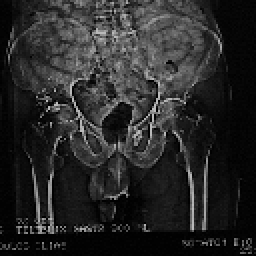
%> input picture Image Analysis and Artificial Vision/image processing assignments (x-ray)/askisi1_ImProc/ImageProcAndAnalysis1/imgProcAndAnalysis_nbegetis_piv0111/images/Pelvis.bmp, 128 x 128 px (shown 2 times larger)
$ octave --eval "imageHistogram;"   (GNU Octave 9; MATLAB toolbox functions it lacks are replaced by stand-ins)
%> lines starting %> are read from the running program, lines starting %| are printed output that depends on the picture
%%%%%%%%%%%%%%%%%%%%%%%%%%%%%%%%%%%%%%%%%%%%%%%%%%%%%%%%%%%%%%%%%%%%%%%%%%%
%% Author: Begetis Nikolaos - Postgraduate Student - Bioinformatics, ITMB
%% Supervisor: Cavouras Dionisis - Professor - ITMB
%% Course: Image Processing and Analysis
%% Function: This function intitially uses all the previous task's
%% normalization and scalling to the initial image. Then it constructs a
%% 20x20 pixels ROI at the center of the image and subsequently it
%% calculates the mean value and the standared deviation by using our own
%% functions and then by verifying them with the matlab's respective
%% functions. Finally it draws an histogram of both the original and the
%% scaled image. The histogram contains in the y-axis the number of the
%% pixel and in the x-axis the gray-value.
%% Filename: imageHistogram.m
%%%%%%%%%%%%%%%%%%%%%%%%%%%%%%%%%%%%%%%%%%%%%%%%%%%%%%%%%%%%%%%%%%%%%%%%%%%

function []=imageHistogram()
clear all;close all;clc;


A=imread('./images/Pelvis.bmp');    % another image file can also be used
%> A is the input picture: size 128x128 uint8; min 1, max 186, mean 40
A=double(A);
%> A: size 128x128 double
x=size(A,1);y=size(A,2);
%> after `x=size(A,1)`: x = 128
%> after `y=size(A,2)`: y = 128


% *** task 1 ***
% expand image to (interval_min - interval_max)

% interval min and max initialization
interval_min=-1;interval_max=-1;

% check controls to get the correct values for the interval min and max
while interval_min < 0 || interval_min > 255
    interval_min = input('Give interval min interval value:  ');
end;
%> this loop made 1 pass; the answer given on pass 1: 3
while (interval_max < 0 || interval_max > 255) || interval_min > interval_max
    interval_max = input('Give interval max interval value:  ');
end;

max_A=max(max(A));  % maximum element (gray value) of original image A
%> max_A = 186
min_A=min(min(A));  % minimum element (gray value) of original image A
%> min_A = 1


for i=1:x
    for j=1:y
        val=A(i,j);   % val takes the real ('double') values of A(i,j)
        tone_ival=(((val-min_A)/(max_A-min_A))*(interval_max-interval_min))+interval_min;
            % the final addition is done because we want the variation to begin
            % from the min value of the interval and not from 1.
            % e.g. 200 - 250 is an interval in lighted region. We want our
            % scalled output to be found between 50 scales and we also want
            % them to begin from 200, not from 1, to be illuminated (not darkened).

            % B represents the normalized image set by tone_ival
            % tone_ival takes for every pixel of the initial image
            % a normalized value in the interval set by the user, beginning
            % from the min limit of the interval
        B(i,j)=tone_ival;
    end;
end;
%> B: size 128x128 double; every value is 3
max_B=max(max(B));min_B=min(min(B));
%> after `max_B=max(max(B))`: max_B = 3
%> after `min_B=min(min(B))`: min_B = 3
[min_A max_A min_B max_B]
%> ans = [1 186 3 3]
% %========= PLOT IMAGES =====================
colormap('gray');
figure
subplot(2,2,1);imagesc(A, [0 255] );xlabel('Original Image Plot');
axis equal;axis([1 size(A,2) 1 size(A,1)]);

subplot(2,2,2);imagesc(B, [0 255]);xlabel('Scalled Image Plot');
axis equal;axis([1 size(B,2) 1 size(B,1)]);

% end of *** task 1 ***

% *** task 2 ***

x_dist = 20;
y_dist = 20;

% set the ROI on the new image that we scalled earlier -matrix B-
colormap('gray');
figure              % creates a new figure object to be displayed in a new
                    % window for the image below, and not overwrite the
                    % previous
new_img=B;
imagesc(new_img);   % display B matrix as an image, from whose center we will extract roi 20x20
colormap('gray');

[img_width img_height]=size(new_img);   % get dimensions of new_img
%> img_width = 128; img_height = 128
width=img_width/2;      % get the width where center is found
%> width = 64
height=img_height/2;    % get the height where center is found
%> height = 64

% set in 'roi' matrix the default values taken from a 20x20 rectangle in
% the center of the scaled image
for i=1:x_dist
    for j=1:y_dist
        roi(i,j) = new_img(width-10+i, height-10+j);
    end;
end;

figure
imagesc(roi);   % display roi 20x20 of B image's center
colormap('gray');


sum=0;  % initialization of the variable we are going to use for finding Mean and Standard Deviation

for i=1:x_dist
    for j=1:y_dist
        sum=sum+roi(i,j);   % find the sum of all pixels in the rectangle in order to find the mean value
    end
end
%> after the loop, sum = 1200
dimensions=x_dist*y_dist;
myMean=sum/dimensions     % my Mean: finds the mean value of roi values
%> myMean = 3
matlabMean=mean(roi(:))   % MatLab Mean: default function for finding the mean value. We use it to verify 'myMean'
%> matlabMean = 3

sum=0;
for i=1:x_dist
    for j=1:y_dist
        d=roi(i,j)-myMean;  % find difference of each cell with the 'mean' value
        sum=sum+(d*d);      % find the square value and add all these values for all cells of roi
    end
end
%> after the loop, sum = 0
myStandardDeviation=sqrt(sum/(dimensions-1))    % my Standard Deviation: the st.dev. equals the foreword
%> myStandardDeviation = 0
matlabStandardDeviation=std(roi(:))             % MatLab Standard Deviation: in order to verify the above
%> matlabStandardDeviation = 0

% *** end of task 2 ***


% *** task 3 ***

figure;      % creates a new figure object to be displayed in a new
             % window for the image below, and not overwrite the
             % previous
subplot(2,2,1);imagesc(A, [0 255]);xlabel('Original Image');
axis equal;axis([1 size(A,2) 1 size(A,1)]);
subplot(2,2,2);imagesc(B, [0 255]);xlabel('Scaled Image');
axis equal;axis([1 size(B,2) 1 size(B,1)]);
colormap('gray');

round(A);
round(B);
figure;      % creates a new figure object for the original image histogram
x = 1:1:256;  % x takes all the gray values from 1 to 256 with accession
              % number +1 of the original image. We could also set the
              % limits of the A region to make a histogram

% reshape image A to alter the two axes x-axis and y-axis
reshape_A = reshape(A, size(A,1)*size(A,2), 1);

% original image histogram plotting (x-axis=grey values, y-axis=number of
% pixels)
hist(reshape_A, x);
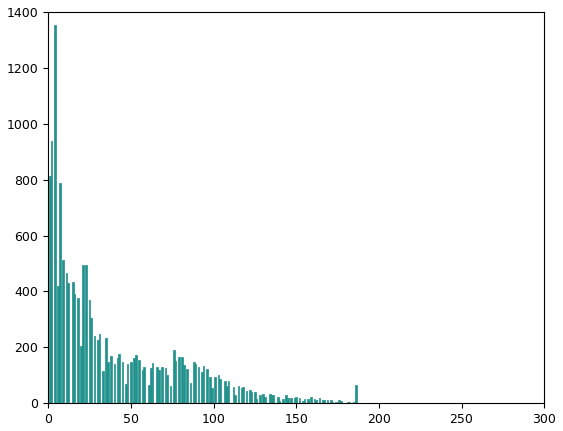
%> figure redrawn from the program's plot data; tallest bar 1355 high, from x = 3.5 to 4.5
%> `imageHistogram;`:
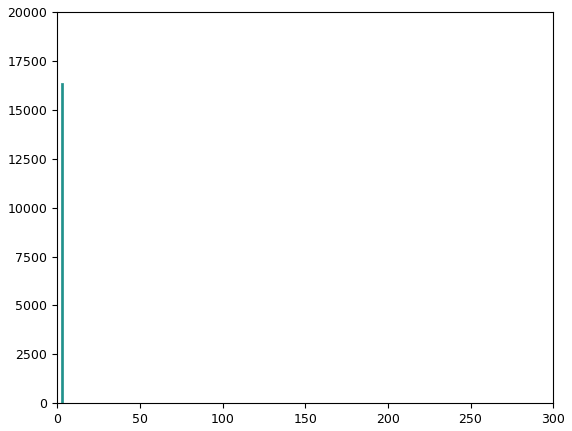
%> figure redrawn from the program's plot data; tallest bar 16384 high, from x = 2.5 to 3.5

figure;      % creates a new figure object for the scaled image histogram
y = 1:1:256;    % y takes all the gray values from 1 to 256 with accession
                % number +1 of the scalled image. We could also set the
                % limits of the B region to make a histogram


% reshape scalled image B to alter the two axes x-axis and y-axis
reshape_B = reshape(B, size(B,1)*size(B,2), 1);

hist(reshape_B, y);

pause

end

$ run again, with Image Analysis and Artificial Vision/image processing assignments (x-ray)/askisi1_ImProc/ImageProcAndAnalysis1/imgProcAndAnalysis_nbegetis_piv0111/images/01254520_256X256.bmp copied over Image Analysis and Artificial Vision/image processing assignments (x-ray)/askisi1_ImProc/ImageProcAndAnalysis1/imgProcAndAnalysis_nbegetis_piv0111/images/Pelvis.bmp
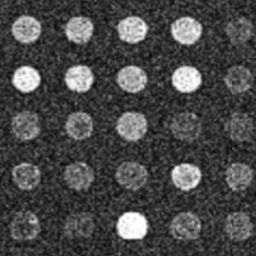
%> input picture Image Analysis and Artificial Vision/image processing assignments (x-ray)/askisi1_ImProc/ImageProcAndAnalysis1/imgProcAndAnalysis_nbegetis_piv0111/images/01254520_256X256.bmp, 256 x 256 px
%> in imageHistogram, A is the input picture: size 256x256 uint8; min 6, max 255, mean 72.6
%> A: size 256x256 double
%> the loop in imageHistogram, `while interval_min < 0 || interval_min > 255` made 1 pass; the answer given on pass 1: 3
%> the loop in imageHistogram, `while (interval_max < 0 || interval_max > 255) || interval_min > inter..` made 1 pass; the answer given on pass 1: 3
%> max_A = 255
%> min_A = 6
%> max_B = 3
%> ans = [6 255 3 3]
%> after the loop in imageHistogram, `for i=1:x_dist`: sum = 1200
%> myMean = 3
%> after the loop in imageHistogram, `for i=1:x_dist`: sum = 0
%> in imageHistogram, `hist(reshape_A, x);`:
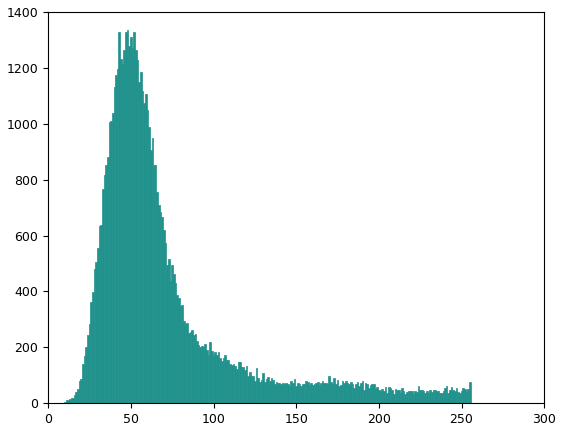
%> figure redrawn from the program's plot data; tallest bar 1335 high, from x = 47.5 to 48.5
%> `imageHistogram;`:
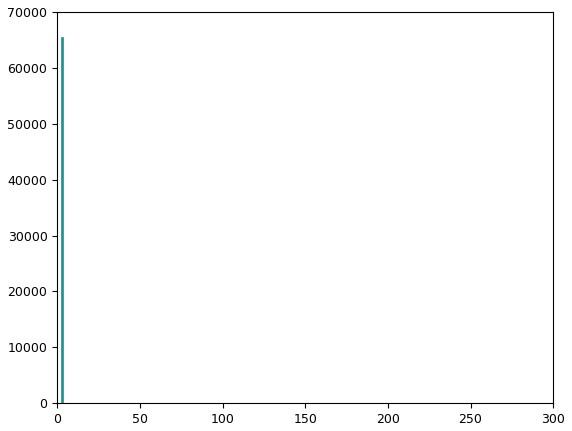
%> figure redrawn from the program's plot data; tallest bar 65536 high, from x = 2.5 to 3.5
